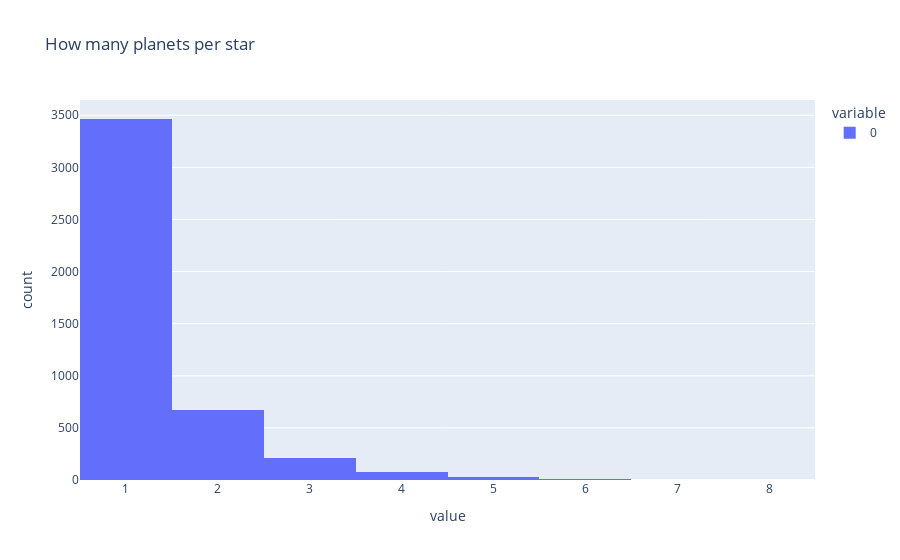

The notebook cell this image was saved under:
### Markdown cell above
## Planets and Host Stars statistics

### Code cell
# How many planets per star
planets_per_star = exo_df.groupby("hostname").size()
px.histogram(planets_per_star, title="How many planets per star").show()

### Figure 1 — Plotly figure (JSON) as saved in the notebook; plotly's stock layout.template omitted (floating-point values rounded to 4 significant figures; data arrays with more than 128 entries replaced by an {"elided": "..."} marker saying what was removed)
{"data": [{"bingroup": "x", "hovertemplate": "variable=0<br>value=%{x}<br>count=%{y}<extra></extra>", "legendgroup": "0", "marker": {"color": "#636efa", "pattern": {"shape": ""}}, "name": "0", "orientation": "v", "showlegend": true, "x": {"elided": "4461 int values"}, "xaxis": "x", "yaxis": "y", "type": "histogram"}], "layout": {"xaxis": {"anchor": "y", "domain": [0.0, 1.0], "title": {"text": "value"}}, "yaxis": {"anchor": "x", "domain": [0.0, 1.0], "title": {"text": "count"}}, "legend": {"title": {"text": "variable"}, "tracegroupgap": 0}, "title": {"text": "How many planets per star"}, "barmode": "relative"}}
